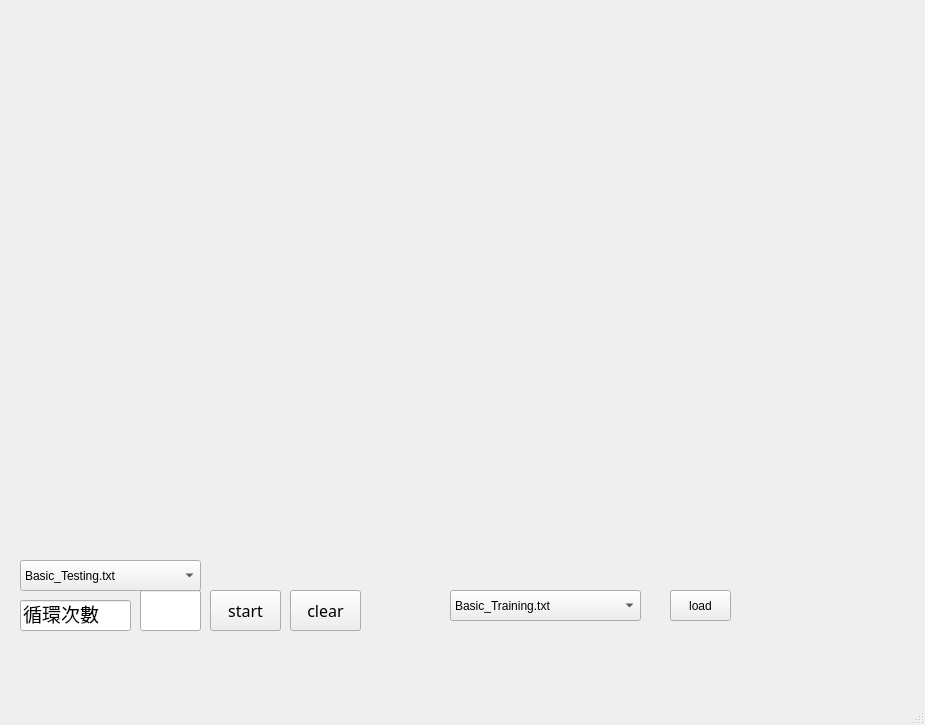
<?xml version="1.0" encoding="UTF-8"?>
<ui version="4.0">
 <class>MainWindow</class>
 <widget class="QMainWindow" name="MainWindow">
  <property name="geometry">
   <rect>
    <x>0</x>
    <y>0</y>
    <width>925</width>
    <height>725</height>
   </rect>
  </property>
  <property name="windowTitle">
   <string>MainWindow</string>
  </property>
  <widget class="QWidget" name="centralwidget">
   <widget class="QPushButton" name="load">
    <property name="geometry">
     <rect>
      <x>670</x>
      <y>590</y>
      <width>61</width>
      <height>31</height>
     </rect>
    </property>
    <property name="text">
     <string>load</string>
    </property>
   </widget>
   <widget class="QPushButton" name="start">
    <property name="geometry">
     <rect>
      <x>210</x>
      <y>590</y>
      <width>71</width>
      <height>41</height>
     </rect>
    </property>
    <property name="font">
     <font>
      <family>Algerian</family>
      <pointsize>12</pointsize>
     </font>
    </property>
    <property name="text">
     <string>start</string>
    </property>
   </widget>
   <widget class="QLineEdit" name="learn">
    <property name="geometry">
     <rect>
      <x>140</x>
      <y>590</y>
      <width>61</width>
      <height>41</height>
     </rect>
    </property>
    <property name="font">
     <font>
      <family>Algerian</family>
      <pointsize>12</pointsize>
     </font>
    </property>
   </widget>
   <widget class="QLineEdit" name="lineEdit">
    <property name="geometry">
     <rect>
      <x>20</x>
      <y>600</y>
      <width>111</width>
      <height>31</height>
     </rect>
    </property>
    <property name="font">
     <font>
      <family>標楷體</family>
      <pointsize>14</pointsize>
     </font>
    </property>
    <property name="text">
     <string>循環次數</string>
    </property>
    <property name="dragEnabled">
     <bool>true</bool>
    </property>
    <property name="readOnly">
     <bool>true</bool>
    </property>
   </widget>
   <widget class="QComboBox" name="menu">
    <property name="geometry">
     <rect>
      <x>450</x>
      <y>590</y>
      <width>191</width>
      <height>31</height>
     </rect>
    </property>
    <property name="maxCount">
     <number>2147483644</number>
    </property>
    <item>
     <property name="text">
      <string>Basic_Training.txt</string>
     </property>
    </item>
    <item>
     <property name="text">
      <string>Bonus_Training.txt</string>
     </property>
    </item>
   </widget>
   <widget class="QWidget" name="verticalLayoutWidget">
    <property name="geometry">
     <rect>
      <x>20</x>
      <y>20</y>
      <width>351</width>
      <height>531</height>
     </rect>
    </property>
    <layout class="QVBoxLayout" name="ltest"/>
   </widget>
   <widget class="QPushButton" name="clear_layout">
    <property name="geometry">
     <rect>
      <x>290</x>
      <y>590</y>
      <width>71</width>
      <height>41</height>
     </rect>
    </property>
    <property name="font">
     <font>
      <family>Algerian</family>
      <pointsize>12</pointsize>
     </font>
    </property>
    <property name="text">
     <string>clear</string>
    </property>
   </widget>
   <widget class="QWidget" name="verticalLayoutWidget_2">
    <property name="geometry">
     <rect>
      <x>430</x>
      <y>20</y>
      <width>341</width>
      <height>541</height>
     </rect>
    </property>
    <layout class="QVBoxLayout" name="test"/>
   </widget>
   <widget class="QComboBox" name="menu_2">
    <property name="geometry">
     <rect>
      <x>20</x>
      <y>560</y>
      <width>181</width>
      <height>31</height>
     </rect>
    </property>
    <property name="maxCount">
     <number>2147483644</number>
    </property>
    <item>
     <property name="text">
      <string>Basic_Testing.txt</string>
     </property>
    </item>
    <item>
     <property name="text">
      <string>Bonus_Testing.txt</string>
     </property>
    </item>
   </widget>
  </widget>
  <widget class="QMenuBar" name="menubar">
   <property name="geometry">
    <rect>
     <x>0</x>
     <y>0</y>
     <width>925</width>
     <height>21</height>
    </rect>
   </property>
  </widget>
  <widget class="QStatusBar" name="statusbar"/>
 </widget>
 <resources/>
 <connections/>
</ui>
